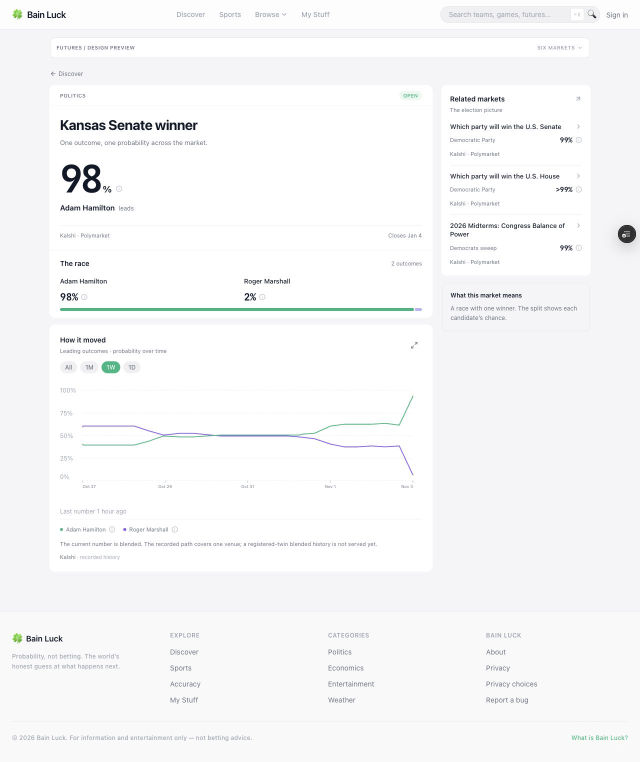
#> input picture docs/designs/futures-page-2026-11/duel-1280.jpg, 1280 x 1523 px, given in place of atlas-duel-phone.jpg, which was not available (shown at 1/2 size)
$ python compose.py
#> lines starting #> are read from the running program, lines starting #| are printed output that depends on the picture
"""Mechanical screenshot comparison only; no UI is drawn or reconstructed."""
from pathlib import Path
from PIL import Image, ImageDraw, ImageFont
import argparse
p=Path(__file__).parent
font_path='/System/Library/Fonts/Supplemental/Arial.ttf'
font=ImageFont.truetype(font_path,14)
small=ImageFont.truetype(font_path,11)
refs={'duel':('duel','NBA in-game capture'), 'field':('field','Oscars before awards'), 'ladder':('weather','New York before the day'), 'participation':('qualification','Lacrosse qualification · no trades'), 'one-leg':('economics','Unity Bancorp earnings · reported'), 'settled':('nba','NBA final result')}
parser=argparse.ArgumentParser();parser.add_argument('--local',action='store_true');args=parser.parse_args()
suffix='-local' if args.local else ''
for key,(ref,label) in refs.items():
    canvas=Image.new('RGB',(828,1848),'#ffffff');d=ImageDraw.Draw(canvas)
#> after `canvas = Image.new('RGB', (828, 1848), '#ffffff')`: canvas: PIL image 828x1848 RGB; every value is 255
    d.text((20,15),key.replace('-',' ').title()+' · atlas family comparison',font=font,fill='#111827')
    d.text((20,43),'ATLAS · '+label,font=small,fill='#4b5563')
    d.text((428,43),'FUTURES · '+('local' if args.local else 'Vercel preview')+' · 390 px',font=small,fill='#4b5563')
    for row,state in enumerate(['phone','body']):
        y=72+row*885
        source=Image.open(p/'screenshots/raw'/f'atlas-{ref}-{state}.jpg').convert('RGB')
#> source is the input picture: PIL image 1280x1523 RGB; mean R, G, B 247.3, 247.7, 248.4
        # Remove only the atlas runtime's status/home chrome. App pixels stay intact.
        source=source.crop((0,54,source.width,source.height-30))
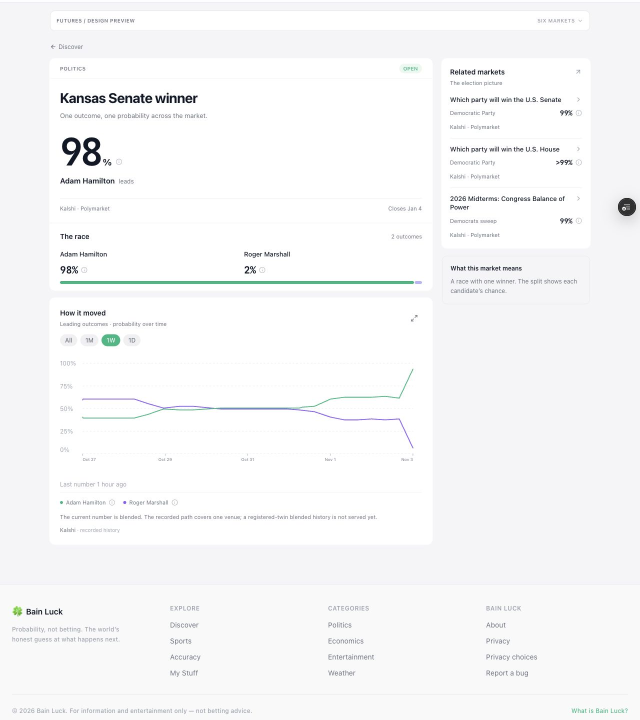
#> source: PIL image 1280x1439 RGB (shown at 1/2 size); mean R, G, B 247.3, 247.7, 248.4
        source=source.resize((390,round(source.height*390/source.width)),Image.Resampling.LANCZOS)
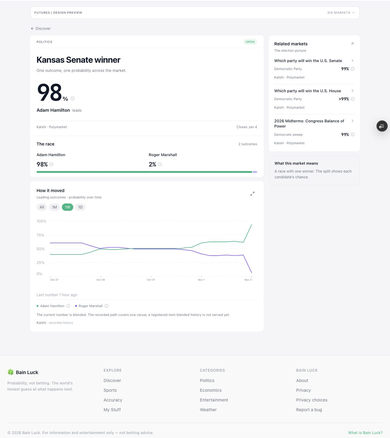
#> source: PIL image 390x438 RGB; mean R, G, B 247.2, 247.6, 248.3
        target=Image.open(p/'screenshots/raw'/f'{key}-{state}{suffix}.jpg').convert('RGB')
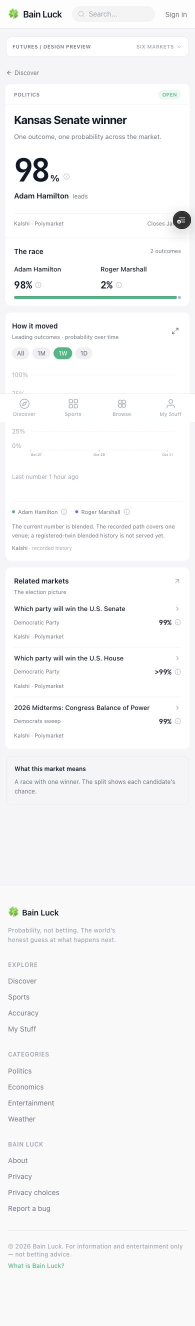
#> input picture docs/designs/futures-page-2026-11/duel-390.jpg, 390 x 2652 px, given in place of duel-phone.jpg, which was not available (shown at 1/2 size)
#> target is the input picture: PIL image 390x2652 RGB; mean R, G, B 246.4, 246.8, 247.2
        canvas.paste(source,(20,y));canvas.paste(target,(428,y))
#> after `canvas.paste(source, (20, y))`:
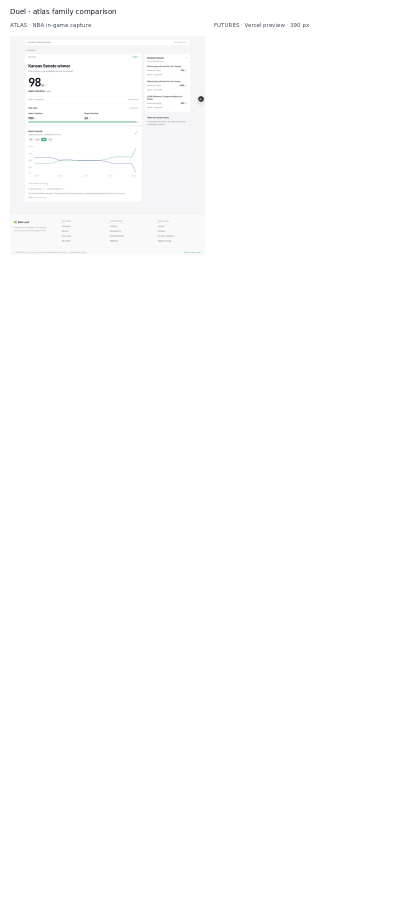
#> canvas: PIL image 828x1848 RGB (shown at 1/2 size); mean R, G, B 254, 254, 254.1
#> after `canvas.paste(target, (428, y))`:
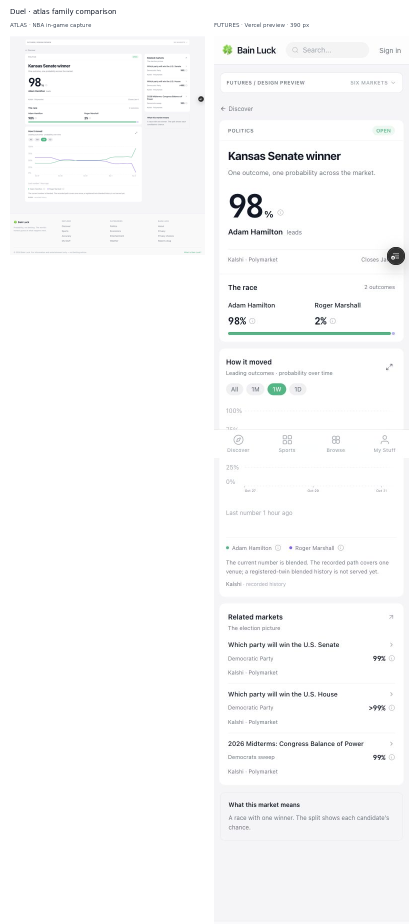
#> canvas: PIL image 828x1848 RGB (shown at 1/2 size); mean R, G, B 250, 250.2, 250.6
#> (the run stopped early here; a loop or call above may not have finished)
